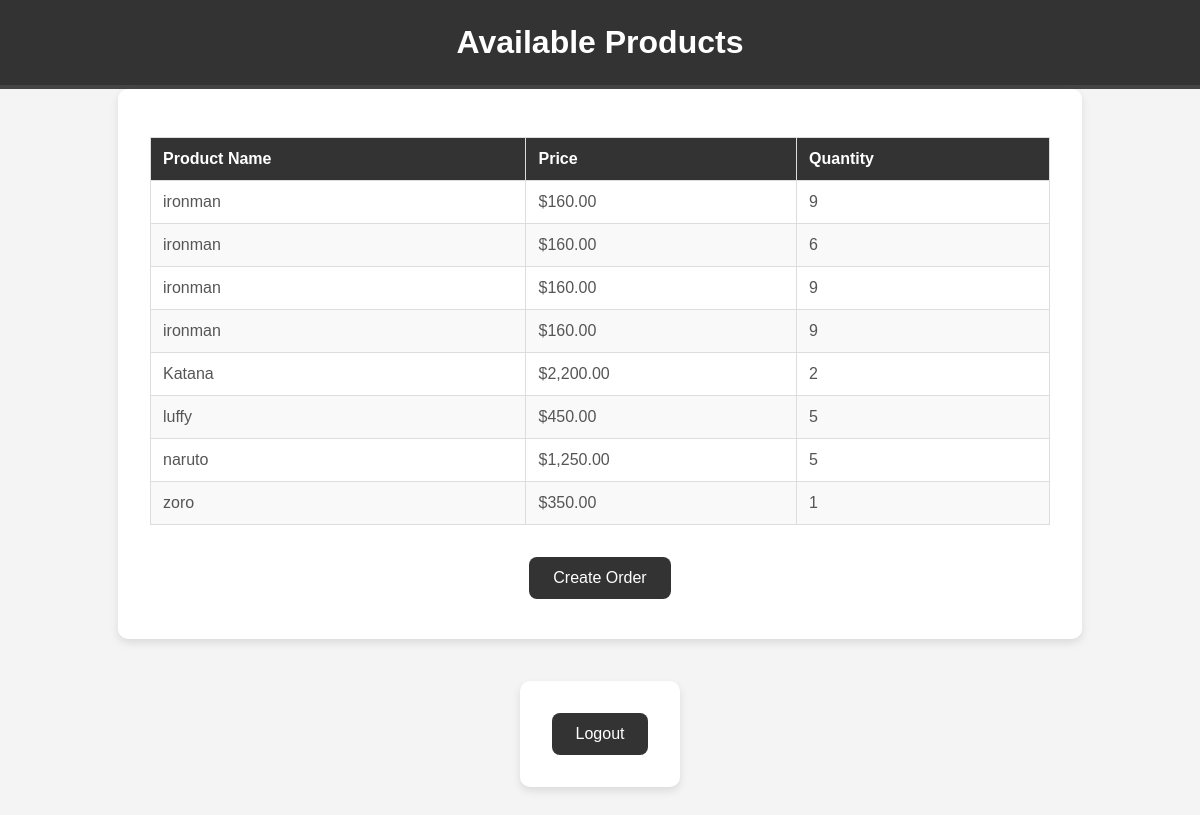
Before: /buy_view.php with the older database file.
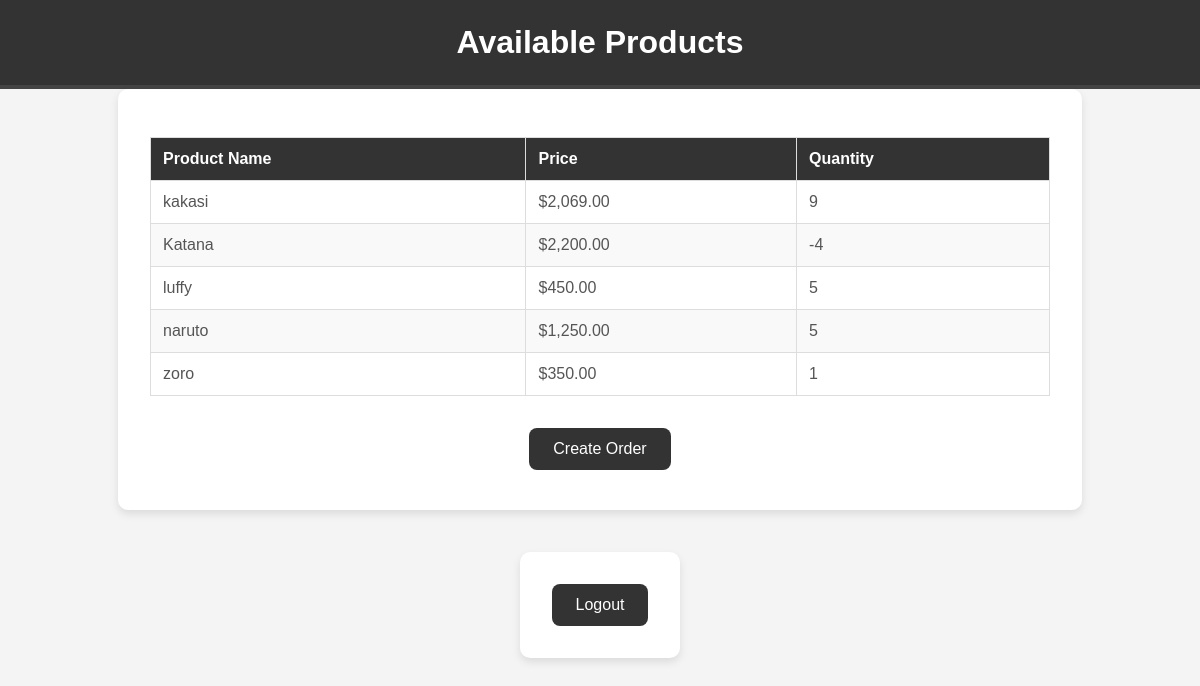
After: the same page with the newer database file.
### tables this page shows
CREATE TABLE `product` (
  `Product_ID` int(11) NOT NULL,
  `Name` varchar(100) NOT NULL,
  `Price` decimal(10,2) NOT NULL,
  `Category` varchar(50) DEFAULT NULL,
  `quantity` int(11) NOT NULL DEFAULT 0
);

### buy_view.php (the view, shortened to what this page needs)
<?php
require 'DBconnect.php';
$sql = "SELECT name, price, quantity FROM product ORDER BY name ASC";
$result = $conn->query($sql);
?>
<!DOCTYPE html>
<html lang="en">
<head>
    <link rel="stylesheet" href="css/buy_style.css">
</head>
<body>
    <header>
        <h1>Available Products</h1>
    </header>
    <main>
        <?php if ($result->num_rows > 0): ?>
            <table>
                <thead>
                    <tr>
                        <th>Product Name</th>
                        <th>Price</th>
                        <th>Quantity</th>
                    </tr>
                </thead>
                <tbody>
                    <?php while ($row = $result->fetch_assoc()): ?>
                        <tr>
                            <td><?php echo htmlspecialchars($row['name']); ?></td>
                            <td>$<?php echo htmlspecialchars(number_format($row['price'], 2)); ?></td>
                            <td><?php echo htmlspecialchars($row['quantity']); ?></td>
                        </tr>
                    <?php endwhile; ?>
                </tbody>
            </table>
        <?php else: ?>
            <p>No products available.</p>
        <?php endif; ?>
        <div class="action-buttons">
            <button onclick="window.location.href='create_order.php'">Create Order</button>
        </div>
    </main>
    <div style="text-align: center; margin: 10px;">
    <form method="post" action="logout.php" style="display: inline-block;">
        <button type="submit" style="cursor: pointer;">Logout</button>
</body>
</html>

### css/buy_style.css (style rules this page uses)
body { font-family: 'Arial', sans-serif; background-color: #f4f4f4; color: #333; margin: 0; padding: 0; }
h1 { text-align: center; background-color: #333; color: #ffffff; margin: 0; padding: 1.5rem; border-bottom: 4px solid #444; }
main { padding: 2rem; max-width: 900px; margin: 0 auto; background-color: #fff; border-radius: 10px; box-shadow: 0 4px 8px rgba(0, 0, 0, 0.1); }
table { width: 100%; border-collapse: collapse; margin-top: 1rem; font-size: 1rem; }
table th, table td { text-align: left; padding: 0.75rem; border: 1px solid #ddd; }
table th { background-color: #333; color: #fff; font-weight: bold; }
table tr:nth-child(even) { background-color: #f9f9f9; }
table td { color: #555; }
form { max-width: 800px; margin: 2rem auto; background-color: #fff; padding: 2rem; border-radius: 10px; box-shadow: 0 4px 8px rgba(0, 0, 0, 0.1); }
button { padding: 0.75rem 1.5rem; font-size: 1rem; border: none; border-radius: 8px; cursor: pointer; transition: background-color 0.3s ease; }
button[type="submit"] { background-color: #333; color: white; }
.action-buttons { margin-top: 1.5rem; text-align: center; }
.action-buttons button { display: inline-block; background-color: #333; color: #fff; margin: 0.5rem; }

Changed rows visible on the page:
removed product: Name "ironman", Price "160.00", quantity "9"
removed product: Name "ironman", Price "160.00", quantity "6"
removed product: Name "ironman", Price "160.00", quantity "9"
removed product: Name "ironman", Price "160.00", quantity "9"
added product: Name "kakasi", Price "2,069.00", quantity "9"
changed product "Katana": quantity "2" → "-4"
